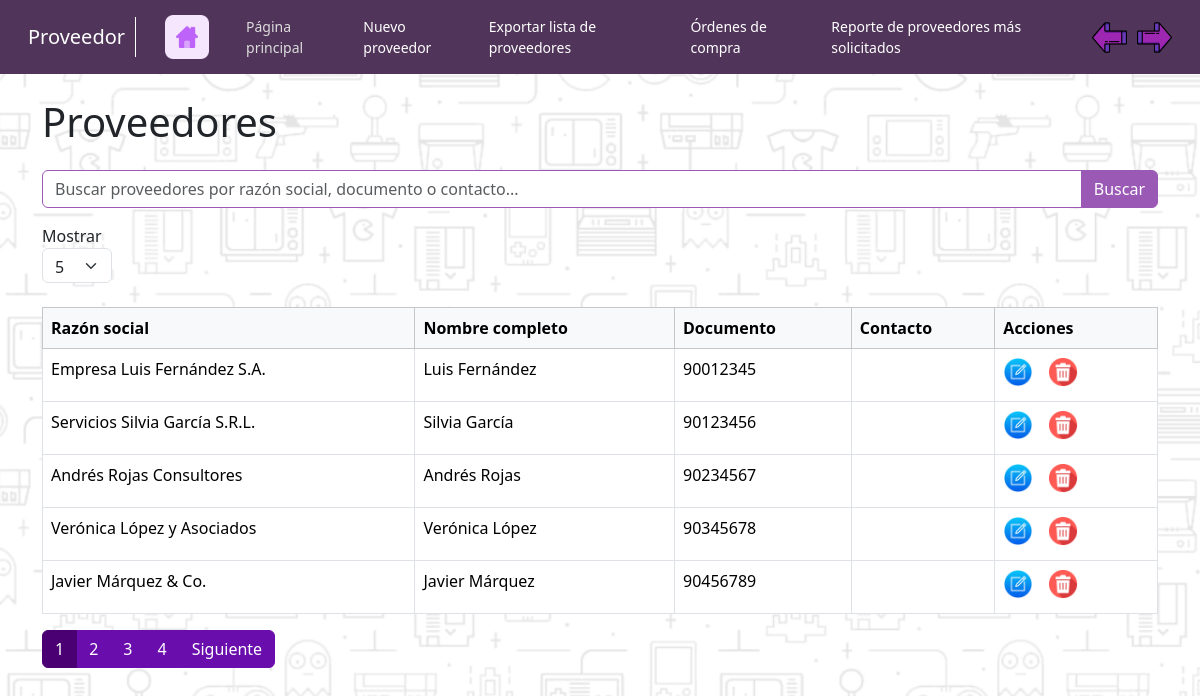
The app's page /app/Proveedores/dashboardProveedores.php (signed in) with its own data.
### tables this page shows
CREATE TABLE tb_personas_juridicas (
    idPersonaJuridica INT PRIMARY KEY AUTO_INCREMENT,
    razonSocial VARCHAR(100),
    persona_fisica_id INT,
    estado_persona_juridica_id INT,
    FOREIGN KEY (persona_fisica_id) REFERENCES tb_personas_fisicas(idPersonaFisica),
    FOREIGN KEY (estado_persona_juridica_id) REFERENCES tb_estados_logicos(idEstLog)
);

CREATE TABLE tb_detalle_documento (
    idDetalleDocumento INT PRIMARY KEY AUTO_INCREMENT,
    tipo_documento_id INT,
    valorDocumento VARCHAR(100),
    FOREIGN KEY (tipo_documento_id) REFERENCES tb_tipo_documentos(idTipoDocumento)
);

### app/Proveedores/dashboardProveedores.php (the view, shortened to what this page needs)
<?php
include_once '../modelos/conexion.php';
include_once '../controladores/Paginador.php';
$pagina_actual = isset($_GET['page']) ? (int)$_GET['page'] : 1;
$registros_por_pagina = isset($_GET['num_registros']) ? (int)$_GET['num_registros'] : 5;
$search = isset($_GET['search']) ? $_GET['search'] : '';
$search = mysqli_real_escape_string($conection, $search);
$query_count = "
    SELECT COUNT(*) AS total
    FROM tb_personas_juridicas pj
    LEFT JOIN tb_personas_fisicas pf ON pj.persona_fisica_id = pf.idPersonaFisica
    LEFT JOIN tb_detalle_documento dd ON pf.detalle_documento_id = dd.idDetalleDocumento
    LEFT JOIN tb_detalle_contacto dc ON pf.detalle_contacto_id = dc.idDetalleContacto
    WHERE pj.razonSocial LIKE '%$search%'
    OR pf.nombres LIKE '%$search%'
    OR pf.apellidos LIKE '%$search%'
    OR dd.valorDocumento LIKE '%$search%'
    OR dc.valorDetalleContacto LIKE '%$search%'
";
$result_count = mysqli_query($conection, $query_count);
$total_registros = mysqli_fetch_assoc($result_count)['total'];
$paginador = new Paginador($pagina_actual, $total_registros, $registros_por_pagina);
?>
<!DOCTYPE html>
<html lang="es">
<head>
    <link href="https://cdn.jsdelivr.net/npm/bootstrap@5.3.3/dist/css/bootstrap.min.css" rel="stylesheet">
    <link rel="stylesheet" href="../assets/css/style_productos_vw.css">
    <link rel="stylesheet" href="../assets/css/style_nav_module.css">
</head>
<body>
<?php require_once 'nav_proveedores.php'; ?>
    <div class="container mt-4">
        <h1 class="mb-4">Proveedores</h1>
        <form method="GET" action="dashboardProveedores.php" class="mb-4">
            <div class="input-group mb-3">
                <input type="text" class="form-control" name="search" placeholder="Buscar proveedores por razón social, documento o contacto..." value="<?php echo htmlspecialchars($search); ?>">
                <button class="btn btn-primary" type="submit">Buscar</button>
            </div>
            <div class="form-group">
                <label for="num_registros">Mostrar</label>
                <select id="num_registros" name="num_registros" class="form-select custom-select" onchange="this.form.submit()" style="width: 70px; height: 35px;">
                    <option value="5" <?php echo $registros_por_pagina == 5 ? 'selected' : ''; ?>>5</option>
                </select>
            </div>
        </form>
        <table class="table table-bordered table-hover">
            <thead class="table-light">
                <tr>
                    <th>Razón social</th>
                    <th>Nombre completo</th>
                    <th>Documento</th>
                    <th>Contacto</th>
                    <th>Acciones</th>
                </tr>
            </thead>
            <tbody>
    <?php
        $inicio = ($pagina_actual - 1) * $registros_por_pagina;
        $query_proveedores = "
            SELECT
                pj.*,
                CONCAT(pf.nombres, ' ', pf.apellidos) AS nombre_completo,
                dd.valorDocumento AS documento,
                dc.valorDetalleContacto AS contacto
            FROM
                tb_personas_juridicas pj
            LEFT JOIN
                tb_personas_fisicas pf ON pj.persona_fisica_id = pf.idPersonaFisica
            LEFT JOIN
                tb_detalle_documento dd ON pf.detalle_documento_id = dd.idDetalleDocumento
            LEFT JOIN
                tb_detalle_contacto dc ON pf.detalle_contacto_id = dc.idDetalleContacto
            WHERE pj.razonSocial LIKE '%$search%'
            OR pf.nombres LIKE '%$search%'
            OR pf.apellidos LIKE '%$search%'
            OR dd.valorDocumento LIKE '%$search%'
            OR dc.valorDetalleContacto LIKE '%$search%'
            LIMIT $inicio, $registros_por_pagina
        ";
        $result_proveedores = mysqli_query($conection, $query_proveedores);
        while ($proveedor = mysqli_fetch_assoc($result_proveedores)) {
            echo "<tr>";
            echo "<td>{$proveedor['razonSocial']}</td>";
            echo "<td>{$proveedor['nombre_completo']}</td>";
            echo "<td>{$proveedor['documento']}</td>";
            echo "<td>{$proveedor['contacto']}</td>";
            echo "<td>
                <a href='modificarProveedor.php?id={$proveedor['idPersonaJuridica']}' class='btn-img edit-button'>
                    <img src='../assets/img/boton-editar.ico' alt='Editar'>
                </a>
                <button type='button' class='btn-img delete-button' data-id='{$proveedor['idPersonaJuridica']}' >
                    <img src='../assets/img/boton-eliminar.ico' alt='Eliminar'>
                </button>
            </td>";
            echo "</tr>";
        }
    ?>
</tbody>
        </table>
        <nav aria-label="Page navigation">
            <?php echo $paginador->mostrar_paginacion(); ?>
        </nav>
    </div>
</body>
</html>

### app/assets/css/style_productos_vw.css (style rules this page uses)
body { background: url('../img/background-black.png') no-repeat center center fixed; background-size: cover; }
.form-control { border-color: #9b59b6; }
.btn-img { padding: 0; width: 30px; height: 30px; border: none; background: none; display: inline-flex; justify-content: center; align-items: center; margin-right: 10px; }
.btn-img img { width: 100%; height: 100%; object-fit: contain; }
.btn-primary { background-color: #9b59b6; border-color: #9b59b6; color: #ffffff; }

### records on screen
tb_personas_juridicas: razonSocial "Empresa Luis Fernández S.A.", nombre_completo "Luis Fernández", tb_detalle_documento.valorDocumento "90012345"
tb_personas_juridicas: razonSocial "Servicios Silvia García S.R.L.", nombre_completo "Silvia García", tb_detalle_documento.valorDocumento "90123456"
tb_personas_juridicas: razonSocial "Andrés Rojas Consultores", nombre_completo "Andrés Rojas", tb_detalle_documento.valorDocumento "90234567"
tb_personas_juridicas: razonSocial "Verónica López y Asociados", nombre_completo "Verónica López", tb_detalle_documento.valorDocumento "90345678"
tb_personas_juridicas: razonSocial "Javier Márquez & Co.", nombre_completo "Javier Márquez", tb_detalle_documento.valorDocumento "90456789"
